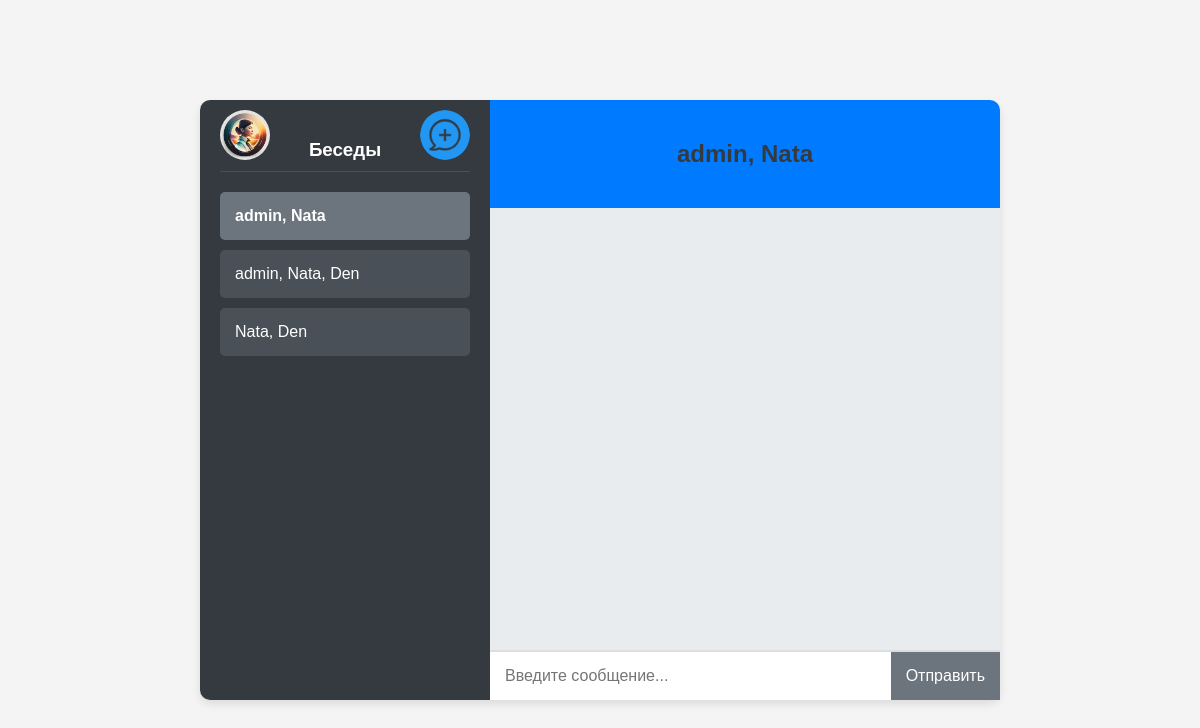
The page / (signed in) on the database as committed earlier.
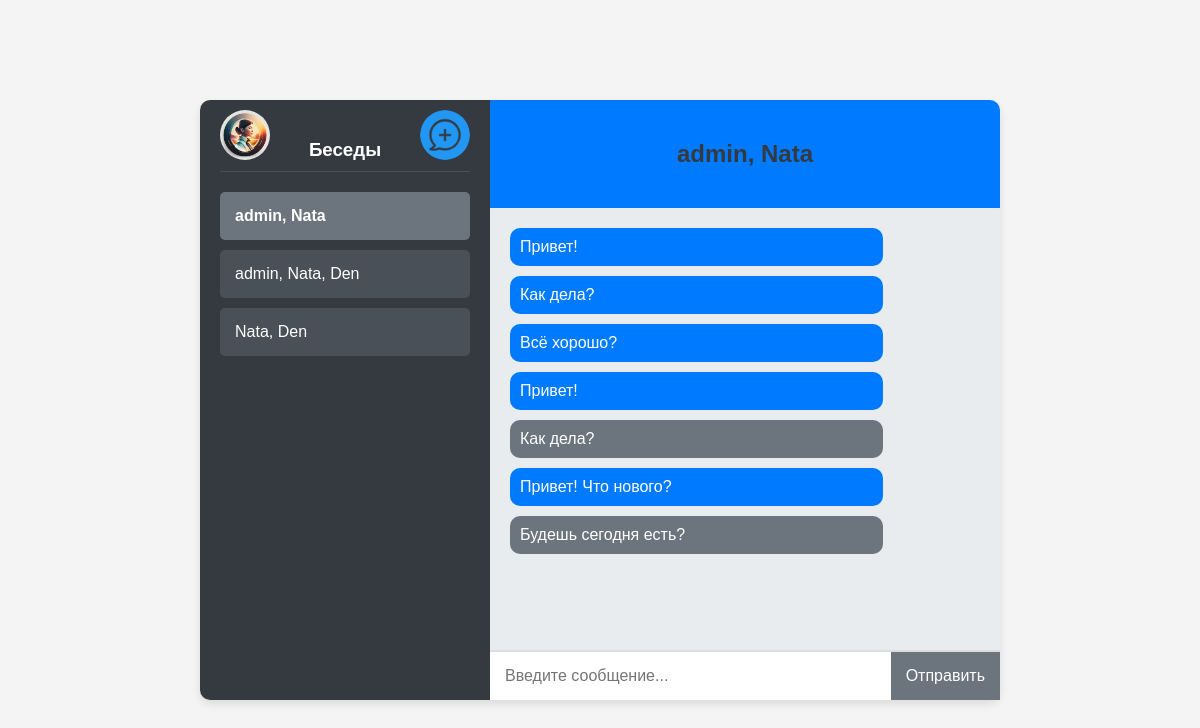
The same page on the database as committed later.
### api/models.py (models this page shows, shortened)
class ChatRoom(models.Model):
    users = models.ManyToManyField(User, related_name='chatrooms')
    def __str__(self):
        return ', '.join([user.username for user in self.users.all()])

class Message(models.Model):
    sender = models.ForeignKey(User, on_delete=models.CASCADE, related_name='sent_messages')
    chat_room = models.ForeignKey(ChatRoom, on_delete=models.CASCADE, related_name='messages')
    timestamp = models.DateTimeField(auto_now_add=True)
    text = models.TextField()

### api/views.py (the view)
# urls.py: path('', homepage, name='home'),
def homepage(request):
    if request.user is None or request.user.is_anonymous:
        return render(request, 'index.html')
    user = request.user
    chat_rooms = ChatRoom.objects.filter(users=user)
    selected_chat_room = chat_rooms.first()
    messages = Message.objects.filter(chat_room=selected_chat_room) if selected_chat_room else []
    context = {
        'user': user,
        'chat_rooms': chat_rooms,
        'selected_chat_room': selected_chat_room,
        'messages': messages,
    }
    return render(request, 'chat.html', context)

### templates/chat.html (shortened to what this page needs)
<!DOCTYPE html>
<html lang="ru">
<head>
    {% load static %}
    <link rel="stylesheet" href="{% static 'css/style.css' %}">
</head>
<body>
<div class="container messenger-container">
    <div class="sidebar">
        <div class="avatar">
            <img src="{% static 'images/avatar.jpg' %}" alt="Аватар" />
        </div>
        <div class="create-chat">
            <img src="{% static 'images/create-chat-icon.png' %}" alt="Создать беседу">
        </div>
        <h3>Беседы</h3>
        <div class="chat-list">
            {% for chat_room in chat_rooms %}
            <div class="chat-item {% if forloop.first %}selected{% endif %}" data-chat-id="{{ chat_room.id }}">{{ chat_room }}</div>
            {% empty %}
            <p>У вас пока нет чатов.</p>
            {% endfor %}
        </div>
    </div>
    <div class="chat-container">
        <div class="chat-header">
            <h2>{{ selected_chat_room }}</h2>
        </div>
        <div class="chat-messages">
            {% for message in messages %}
            <div class="message {% if message.sender == user %}sent{% else %}received{% endif %}">{{ message.text }}</div>
            {% endfor %}
        </div>
        <div class="chat-input">
            <input type="text" placeholder="Введите сообщение...">
            <button disabled>Отправить</button>
        </div>
    </div>
</div>
</body>
</html>

### static/css/style.css (style rules this page uses)
body { font-family: Arial, sans-serif; background-color: #f4f4f4; margin: 0; padding: 0; display: flex; justify-content: center; align-items: center; height: 100vh; }
.container { background-color: #fff; border-radius: 10px; box-shadow: 0 4px 8px rgba(0, 0, 0, 0.1); }
.messenger-container { width: 800px; height: 600px; display: flex; }
h2 { margin-bottom: 20px; color: #343a40; }
.sidebar { position: relative; width: 250px; background-color: #343a40; color: white; display: flex; flex-direction: column; border-radius: 10px 0 0 10px; padding: 20px; }
.sidebar h3 { text-align: center; margin-bottom: 20px; border-bottom: 1px solid #495057; padding-bottom: 10px; }
.chat-list { flex: 1; overflow-y: auto; }
.chat-list .chat-item { padding: 15px; margin-bottom: 10px; background-color: #495057; border-radius: 5px; cursor: pointer; transition: background-color 0.3s ease; }
.chat-item.selected { background-color: #6c757d; font-weight: bold; }
.chat-container { flex: 1; display: flex; flex-direction: column; }
.chat-header { background-color: #007bff; color: white; padding: 20px; text-align: center; border-radius: 0 10px 0 0; }
.chat-messages { flex: 1; padding: 20px; overflow-y: auto; background-color: #e9ecef; border-bottom: 1px solid #ddd; }
.message { background-color: #007bff; color: white; padding: 10px; border-radius: 10px; margin-bottom: 10px; max-width: 75%; }
.message.sent { background-color: #6c757d; align-self: flex-end; }
.chat-input { display: flex; border-top: 1px solid #ddd; }
.chat-input input { flex: 1; padding: 15px; border: none; outline: none; font-size: 16px; }
.chat-input button { background-color: #007bff; color: white; border: none; padding: 15px; cursor: pointer; font-size: 16px; transition: background-color 0.3s ease; }
.chat-input button:disabled, .chat-input button[disabled] { background-color: #6c757d; }
.avatar { position: absolute; top: 10px; left: 20px; }
.avatar img { width: 50px; height: 50px; border-radius: 50%; object-fit: cover; }
.create-chat { position: absolute; top: 10px; right: 20px; }
.create-chat img { width: 50px; height: 50px; border-radius: 50%; object-fit: cover; cursor: pointer; }

Rows that differ between the two databases and show on the page:
added Message: text "Привет!"
added Message: text "Как дела?"
added Message: text "Всё хорошо?"
added Message: text "Привет!"
added Message: text "Как дела?"
added Message: text "Привет! Что нового?"
added Message: text "Будешь сегодня есть?"
